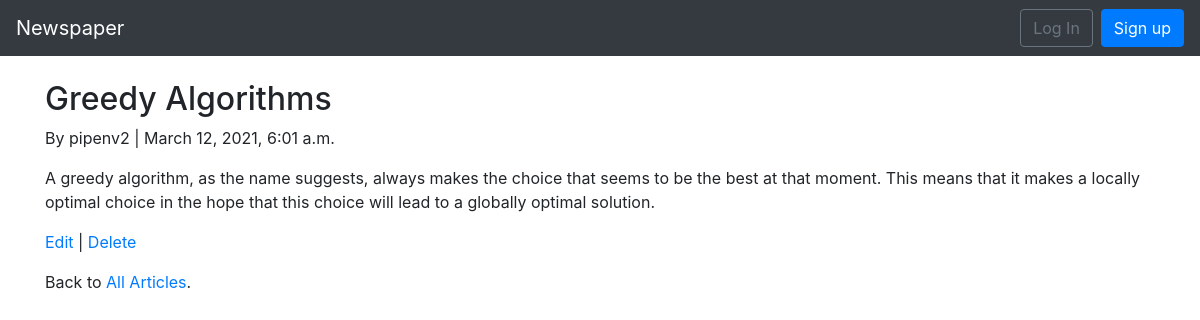
The app's page /articles/3/ with its own data.
### articles/models.py (models this page shows, shortened)
class Article(models.Model):
    title = models.CharField(max_length = 255)
    body = models.TextField()
    date = models.DateTimeField(auto_now_add = True)
    author = models.ForeignKey(get_user_model(), on_delete=models.CASCADE)

### users/models.py (models this page shows)
class CustomUser(AbstractUser):
    age = models.PositiveIntegerField(null=True, blank=True)

### articles/views.py (the view)
# urls.py: path('<int:pk>/', ArticleDetailView.as_view(), name='article_detail'),
class ArticleDetailView(DetailView):
    model = Article
    template_name = 'article_detail.html'
    login_url = 'login'

### templates/article_detail.html
{% extends 'base.html' %}
{%  block content %}
<div class='article-entry'>
    <h2> {{ object.title }} </h2>
    <p> By {{ object.author }} | {{ object.date }} </p>
    <p> {{ object.body }} </p>
</div>
    <p><a href="{% url 'article_edit' article.pk %}">Edit</a> | <a href="{% url 'article_delete' article.pk %}">Delete</a></p>
    <p>Back to <a href="{% url 'article_list' %}">All Articles</a>.</p>
{% endblock content %}

### records on screen
Article: title "Greedy Algorithms", author "pipenv2", date "March 12, 2021, 6:01 a.m.", body "A greedy algorithm, as the name suggests, always makes the choice that seems to be the best at that moment. This means that it makes a locally optimal choice in the hope that this choice will lead to a globally optimal solution."
